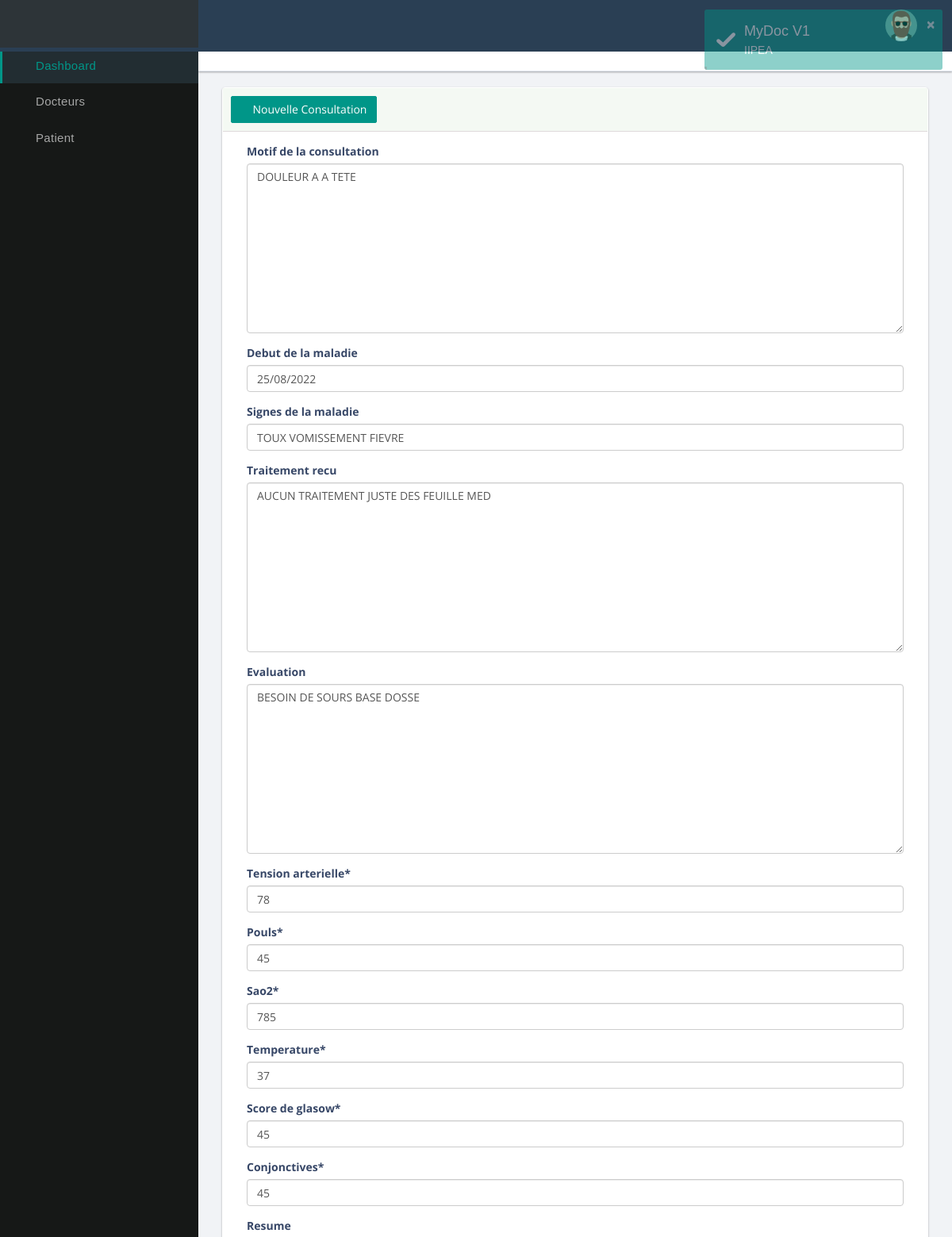
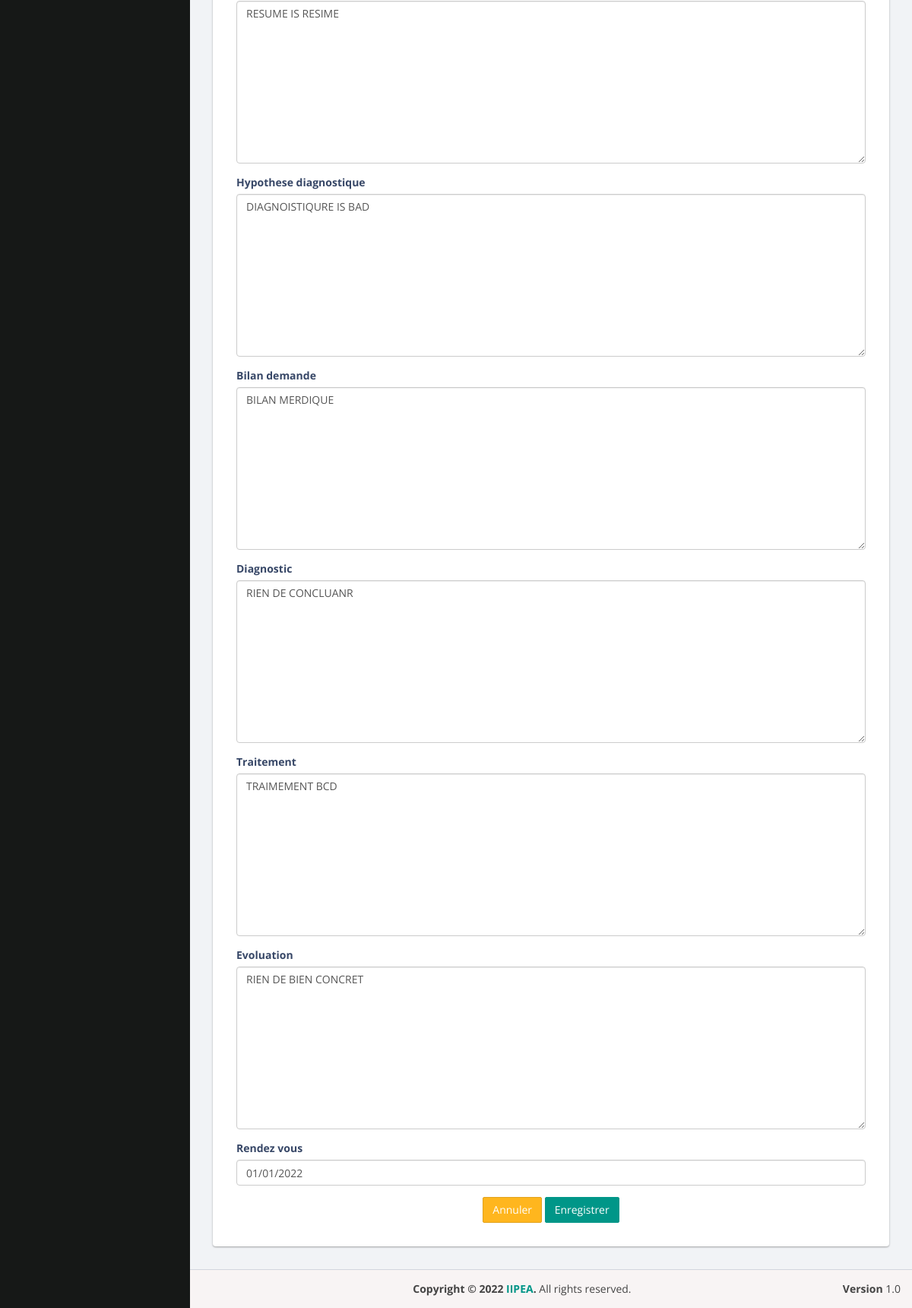
Page /do_consultation/2/ (signed in) on the committed database (2 pictures, top to bottom).
### hospital/models.py (models this page shows, shortened)
class Consultation(models.Model):
    docteur = models.ForeignKey(Doctor, related_name="doctor_consultation", on_delete=models.CASCADE, blank=True, null=True)
    patient = models.ForeignKey(Patient,related_name="patient_consultation",on_delete=models.CASCADE, blank=True, null=True)
    motif_de_la_consultation = models.TextField(blank=True)
    debut_de_la_maladie = models.CharField(max_length=50,blank=True)
    signes_de_la_maladie = models.CharField(max_length=100, blank=True)
    traitement_recu = models.TextField(blank=True)
    evaluation = models.TextField(blank=True)
    tension_arterielle  = models.IntegerField(default=0)
    pouls  = models.IntegerField(default=0)
    sao2  = models.IntegerField(default=0)
    temperature  = models.IntegerField(default=0)
    score_de_glasow  = models.IntegerField(default=0)
    conjonctives = models.IntegerField(default=0)
    resume = models.TextField(blank=True)
    hypothese_diagnostique = models.TextField(blank=True)
    bilan_demande = models.TextField(blank=True)
    diagnostic = models.TextField(blank=True)
    traitement = models.TextField(blank=True)
    evoluation = models.TextField(blank=True)
    rendez_vous = models.DateField(null=True, blank=True)
    active = models.BooleanField(default=True)
    created = models.DateTimeField(auto_now_add=True)
    date_update = models.DateTimeField(auto_now=True)
    class Meta:
        verbose_name = 'Consultation'
        verbose_name_plural = 'Consultations'

### hospital/views.py (the view, shortened to what this page needs)
# urls.py: path('do_consultation/<int:pk>/', UpdateViewDetailView.as_view(),name="consultation_do"),
@method_decorator([login_required], name='dispatch')
class UpdateViewDetailView(UpdateView):
    model = Consultation
    template_name = "sites/uses/consultations/index.html"
    fields = ['motif_de_la_consultation', 'debut_de_la_maladie', 'signes_de_la_maladie',
                'traitement_recu', 'evaluation', 'tension_arterielle', 'pouls', 'sao2',
                'temperature', 'score_de_glasow', 'conjonctives', 'resume', 'hypothese_diagnostique',
                'bilan_demande', 'diagnostic', 'traitement', 'evoluation', 'rendez_vous']

### templates/sites/uses/consultations/index.html (shortened to what this page needs)
{% extends 'sites/base/base.html' %}
{% load static %}
{% load crispy_forms_tags %}
{% block content %}
                        <div class="row">
                            <div class="col-sm-12">
                                <div class="panel panel-bd lobidrag">
                                    <div class="panel-heading">
                                        <div class="btn-group">
                                            <a class="btn btn-primary" href="#"> <i class="fa fa-list"></i> Nouvelle Consultation </a>
                                        </div>
                                    </div>
                                    <div class="panel-body">
                                        <form method="post" class="col-sm-12">
                                           {{ form | crispy }}
                                              <div class="col-sm-12 reset-button">
                                                 <button type="reset" class="btn btn-warning">Annuler</button>
                                                 <button type="submit" class="btn btn-success">Enregistrer</button>
                                             </div>
                                         </form>
                                     </div>
                                 </div>
                             </div>
                         </div>
{% endblock content %}

### rows in the picture
Consultation: motif_de_la_consultation "DOULEUR A A TETE", debut_de_la_maladie "25/08/2022", signes_de_la_maladie "TOUX VOMISSEMENT FIEVRE", traitement_recu "AUCUN TRAITEMENT JUSTE DES FEUILLE MED", evaluation "BESOIN DE SOURS BASE DOSSE", tension_arterielle "78", pouls "45", sao2 "785", temperature "37", score_de_glasow "45", conjonctives "45", resume "RESUME IS RESIME", hypothese_diagnostique "DIAGNOISTIQURE IS BAD", bilan_demande "BILAN MERDIQUE", diagnostic "RIEN DE CONCLUANR", traitement "TRAIMEMENT BCD", evoluation "RIEN DE BIEN CONCRET", rendez_vous "01/01/2022"
